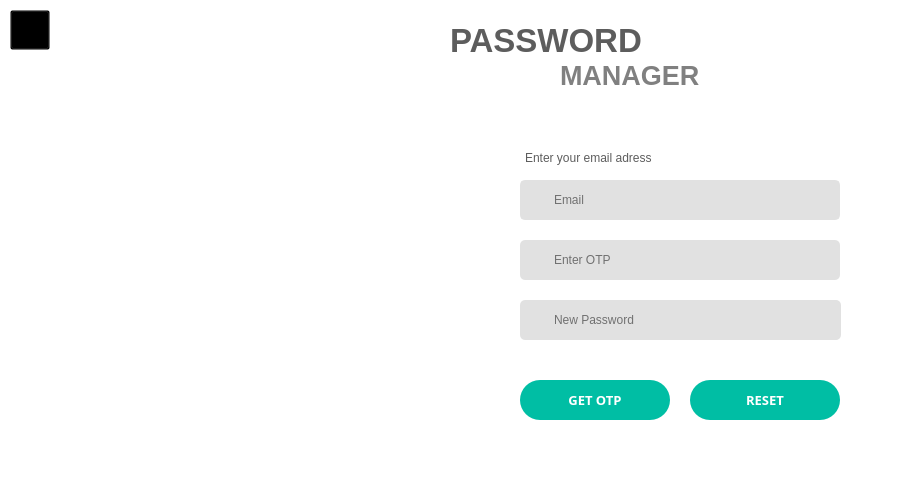
<?xml version="1.0" encoding="UTF-8"?>
<ui version="4.0">
 <class>Dialog</class>
 <widget class="QDialog" name="Dialog">
  <property name="geometry">
   <rect>
    <x>0</x>
    <y>0</y>
    <width>900</width>
    <height>500</height>
   </rect>
  </property>
  <property name="windowTitle">
   <string>Dialog</string>
  </property>
  <widget class="QWidget" name="widget" native="true">
   <property name="geometry">
    <rect>
     <x>0</x>
     <y>0</y>
     <width>900</width>
     <height>500</height>
    </rect>
   </property>
   <property name="styleSheet">
    <string notr="true">background-color: white;</string>
   </property>
   <widget class="QLabel" name="label">
    <property name="geometry">
     <rect>
      <x>450</x>
      <y>20</y>
      <width>251</width>
      <height>41</height>
     </rect>
    </property>
    <property name="font">
     <font>
      <pointsize>25</pointsize>
      <weight>75</weight>
      <bold>true</bold>
     </font>
    </property>
    <property name="styleSheet">
     <string notr="true">color: rgb(93, 93, 93);</string>
    </property>
    <property name="text">
     <string>PASSWORD</string>
    </property>
   </widget>
   <widget class="QLabel" name="label_2">
    <property name="geometry">
     <rect>
      <x>560</x>
      <y>60</y>
      <width>171</width>
      <height>31</height>
     </rect>
    </property>
    <property name="font">
     <font>
      <pointsize>20</pointsize>
      <weight>75</weight>
      <bold>true</bold>
     </font>
    </property>
    <property name="styleSheet">
     <string notr="true">color: gray;</string>
    </property>
    <property name="text">
     <string>MANAGER</string>
    </property>
   </widget>
   <widget class="QLabel" name="label_3">
    <property name="geometry">
     <rect>
      <x>0</x>
      <y>0</y>
      <width>451</width>
      <height>501</height>
     </rect>
    </property>
    <property name="text">
     <string/>
    </property>
    <property name="pixmap">
     <pixmap>../images/forgot_password1.jpg</pixmap>
    </property>
    <property name="scaledContents">
     <bool>true</bool>
    </property>
   </widget>
   <widget class="QLineEdit" name="verify_email">
    <property name="geometry">
     <rect>
      <x>540</x>
      <y>180</y>
      <width>300</width>
      <height>40</height>
     </rect>
    </property>
    <property name="styleSheet">
     <string notr="true">background-color: rgb(225, 225, 225);
border-radius: 5px;
padding: 10px 10px;
border: 2px solid rgb(225, 225, 225);

</string>
    </property>
    <property name="placeholderText">
     <string>Email</string>
    </property>
   </widget>
   <widget class="QPushButton" name="email_verify">
    <property name="geometry">
     <rect>
      <x>520</x>
      <y>180</y>
      <width>31</width>
      <height>40</height>
     </rect>
    </property>
    <property name="styleSheet">
     <string notr="true">background-color: rgb(225, 225, 225);
border-radius: 5px;
color: rgb(109, 109, 109);
border: 2px solid rgb(225, 225, 225);</string>
    </property>
    <property name="text">
     <string/>
    </property>
    <property name="icon">
     <iconset>
      <normaloff>../icons/email_icon.png</normaloff>../icons/email_icon.png</iconset>
    </property>
   </widget>
   <widget class="QLabel" name="label_4">
    <property name="geometry">
     <rect>
      <x>525</x>
      <y>150</y>
      <width>161</width>
      <height>16</height>
     </rect>
    </property>
    <property name="font">
     <font>
      <family>Nirmala UI</family>
      <pointsize>9</pointsize>
     </font>
    </property>
    <property name="styleSheet">
     <string notr="true">color: rgb(93, 93, 93);</string>
    </property>
    <property name="text">
     <string>Enter your email adress</string>
    </property>
   </widget>
   <widget class="QPushButton" name="reset_btn">
    <property name="geometry">
     <rect>
      <x>690</x>
      <y>380</y>
      <width>150</width>
      <height>40</height>
     </rect>
    </property>
    <property name="font">
     <font>
      <family>Segoe UI Semibold</family>
      <pointsize>10</pointsize>
      <weight>75</weight>
      <bold>true</bold>
     </font>
    </property>
    <property name="cursor">
     <cursorShape>PointingHandCursor</cursorShape>
    </property>
    <property name="styleSheet">
     <string notr="true">*{
background-color: rgb(0, 190, 164);
color: white;
border-radius: 20px;
border: 0;
}
*:hover{
background-color: rgb(0, 225, 189);
}</string>
    </property>
    <property name="text">
     <string>RESET</string>
    </property>
   </widget>
   <widget class="QLineEdit" name="otp_entry">
    <property name="geometry">
     <rect>
      <x>540</x>
      <y>240</y>
      <width>300</width>
      <height>40</height>
     </rect>
    </property>
    <property name="styleSheet">
     <string notr="true">background-color: rgb(225, 225, 225);
border-radius: 5px;
padding: 10px 12px;
</string>
    </property>
    <property name="placeholderText">
     <string>Enter OTP</string>
    </property>
   </widget>
   <widget class="QPushButton" name="otp_img">
    <property name="geometry">
     <rect>
      <x>520</x>
      <y>240</y>
      <width>31</width>
      <height>40</height>
     </rect>
    </property>
    <property name="styleSheet">
     <string notr="true">background-color: rgb(225, 225, 225);
border-radius: 5px;
color: rgb(109, 109, 109)</string>
    </property>
    <property name="text">
     <string/>
    </property>
    <property name="icon">
     <iconset>
      <normaloff>../icons/otp_icon.png</normaloff>../icons/otp_icon.png</iconset>
    </property>
   </widget>
   <widget class="QLineEdit" name="new_pass">
    <property name="geometry">
     <rect>
      <x>540</x>
      <y>300</y>
      <width>300</width>
      <height>40</height>
     </rect>
    </property>
    <property name="cursor">
     <cursorShape>IBeamCursor</cursorShape>
    </property>
    <property name="styleSheet">
     <string notr="true">background-color: rgb(225, 225, 225);
border-radius: 5px;
padding: 10px 12px;
</string>
    </property>
    <property name="echoMode">
     <enum>QLineEdit::Password</enum>
    </property>
    <property name="placeholderText">
     <string>New Password</string>
    </property>
   </widget>
   <widget class="QPushButton" name="new_pass_img">
    <property name="geometry">
     <rect>
      <x>520</x>
      <y>300</y>
      <width>31</width>
      <height>40</height>
     </rect>
    </property>
    <property name="styleSheet">
     <string notr="true">background-color: rgb(225, 225, 225);
border-radius: 5px;
color: rgb(109, 109, 109)</string>
    </property>
    <property name="text">
     <string/>
    </property>
    <property name="icon">
     <iconset>
      <normaloff>../icons/key_icon.png</normaloff>../icons/key_icon.png</iconset>
    </property>
   </widget>
   <widget class="QPushButton" name="get_otp">
    <property name="geometry">
     <rect>
      <x>520</x>
      <y>380</y>
      <width>150</width>
      <height>40</height>
     </rect>
    </property>
    <property name="font">
     <font>
      <family>Segoe UI Semibold</family>
      <pointsize>10</pointsize>
      <weight>75</weight>
      <bold>true</bold>
     </font>
    </property>
    <property name="cursor">
     <cursorShape>PointingHandCursor</cursorShape>
    </property>
    <property name="styleSheet">
     <string notr="true">*{
background-color: rgb(0, 190, 164);
color: white;
border-radius: 20px;
border: 0;
}
*:hover{
background-color: rgb(0, 225, 189);
}</string>
    </property>
    <property name="text">
     <string>GET OTP</string>
    </property>
   </widget>
   <widget class="QPushButton" name="eye_img">
    <property name="geometry">
     <rect>
      <x>810</x>
      <y>300</y>
      <width>31</width>
      <height>40</height>
     </rect>
    </property>
    <property name="cursor">
     <cursorShape>PointingHandCursor</cursorShape>
    </property>
    <property name="styleSheet">
     <string notr="true">background-color: rgb(225, 225, 225);;
border-radius: 5px;
color: rgb(109, 109, 109)</string>
    </property>
    <property name="text">
     <string/>
    </property>
    <property name="icon">
     <iconset>
      <normaloff>../icons/eye-on_icon.png</normaloff>../icons/eye-on_icon.png</iconset>
    </property>
   </widget>
   <widget class="QPushButton" name="exit_btn">
    <property name="geometry">
     <rect>
      <x>10</x>
      <y>10</y>
      <width>40</width>
      <height>40</height>
     </rect>
    </property>
    <property name="cursor">
     <cursorShape>PointingHandCursor</cursorShape>
    </property>
    <property name="toolTip">
     <string>Exit Button</string>
    </property>
    <property name="statusTip">
     <string>Redirecting to Home</string>
    </property>
    <property name="styleSheet">
     <string notr="true">*{background-color: transparent;}
*:hover{background-color: rgb(220, 220, 220);
border: none;
border-radius: 7px;}
</string>
    </property>
    <property name="text">
     <string/>
    </property>
    <property name="icon">
     <iconset>
      <normaloff>../icons/back_icon.png</normaloff>../icons/back_icon.png</iconset>
    </property>
   </widget>
  </widget>
 </widget>
 <resources/>
 <connections/>
</ui>
